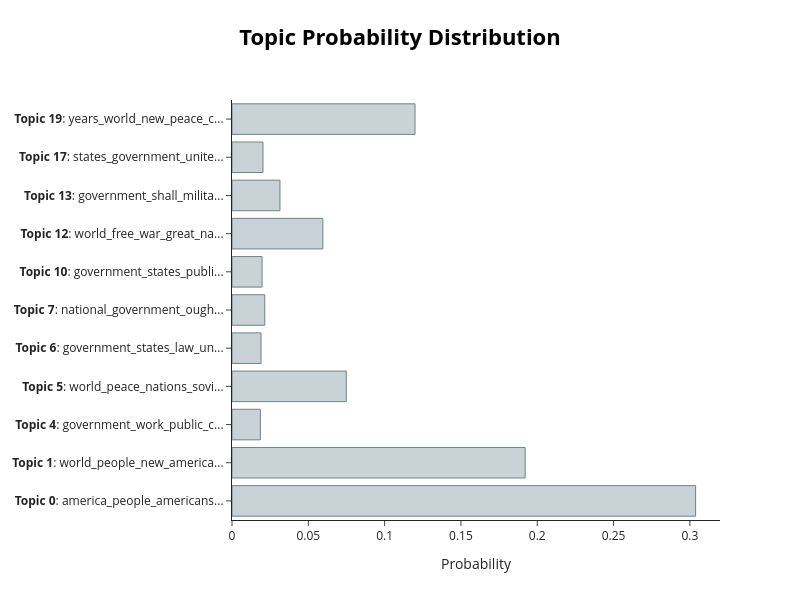

This figure's notebook cell:
### Code cell
topic_distr, useless = topic_model.approximate_distribution(docs, window=8, stride=4)
first_dist = topic_distr[0]
topic_model.visualize_distribution(first_dist)

### Figure 1 — Plotly figure (JSON) as saved in the notebook; plotly's stock layout.template omitted (floating-point values rounded to 4 significant figures)
{"data": [{"marker": {"color": "#C8D2D7", "line": {"color": "#6E8484", "width": 1}}, "orientation": "h", "type": "bar", "x": [0.3037, 0.1921, 0.01859, 0.07489, 0.01901, 0.02146, 0.0197, 0.05953, 0.03142, 0.0203, 0.1199], "y": ["<b>Topic 0</b>: america_people_americans...", "<b>Topic 1</b>: world_people_new_america...", "<b>Topic 4</b>: government_work_public_c...", "<b>Topic 5</b>: world_peace_nations_sovi...", "<b>Topic 6</b>: government_states_law_un...", "<b>Topic 7</b>: national_government_ough...", "<b>Topic 10</b>: government_states_publi...", "<b>Topic 12</b>: world_free_war_great_na...", "<b>Topic 13</b>: government_shall_milita...", "<b>Topic 17</b>: states_government_unite...", "<b>Topic 19</b>: years_world_new_peace_c..."]}], "layout": {"height": 600, "hoverlabel": {"bgcolor": "white", "font": {"family": "Rockwell", "size": 16}}, "title": {"font": {"color": "Black", "size": 22}, "text": "<b>Topic Probability Distribution</b>", "x": 0.5, "xanchor": "center", "y": 0.95, "yanchor": "top"}, "width": 800, "xaxis": {"title": {"text": "Probability"}}}}
